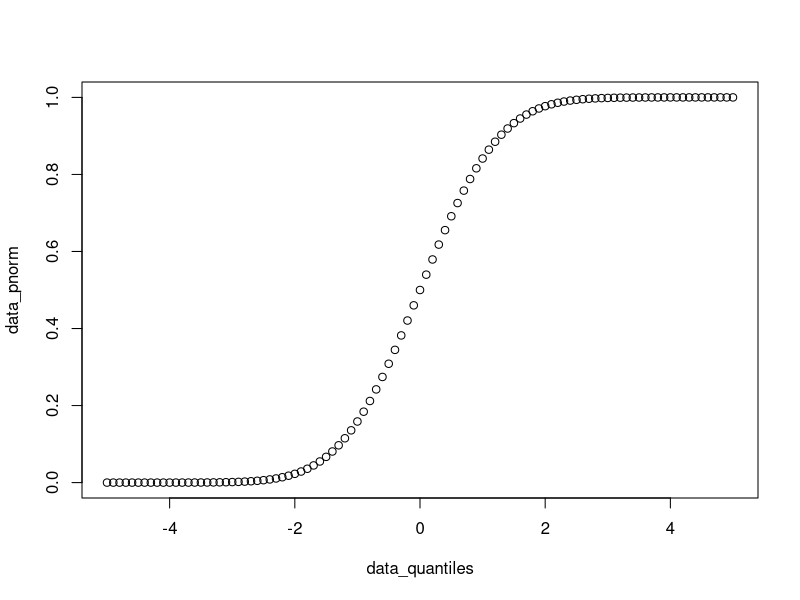
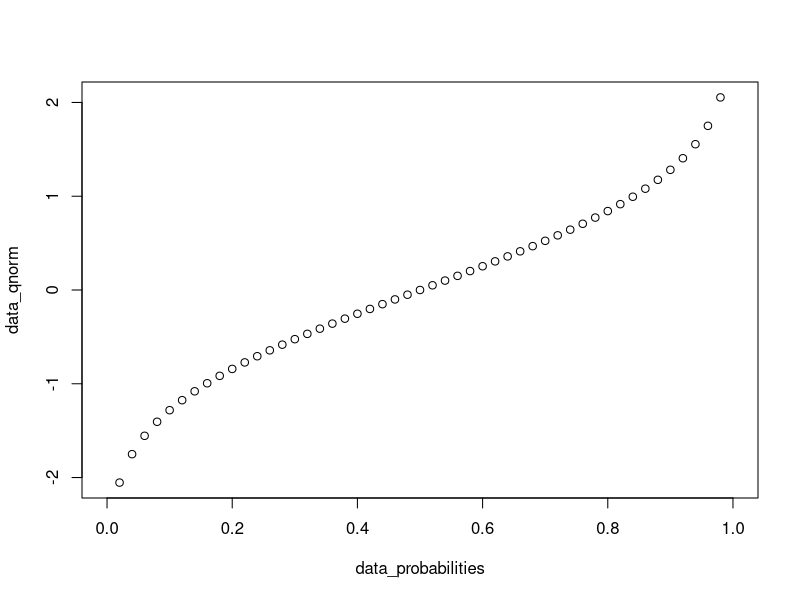
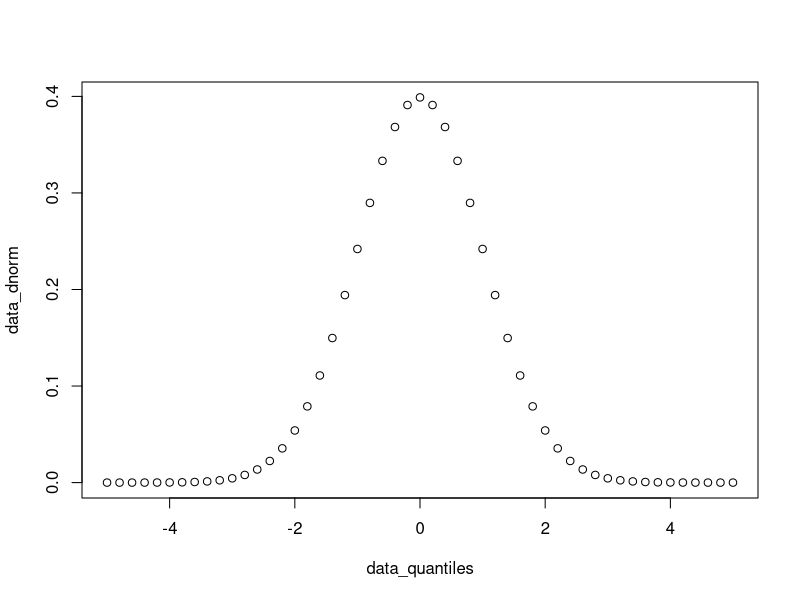
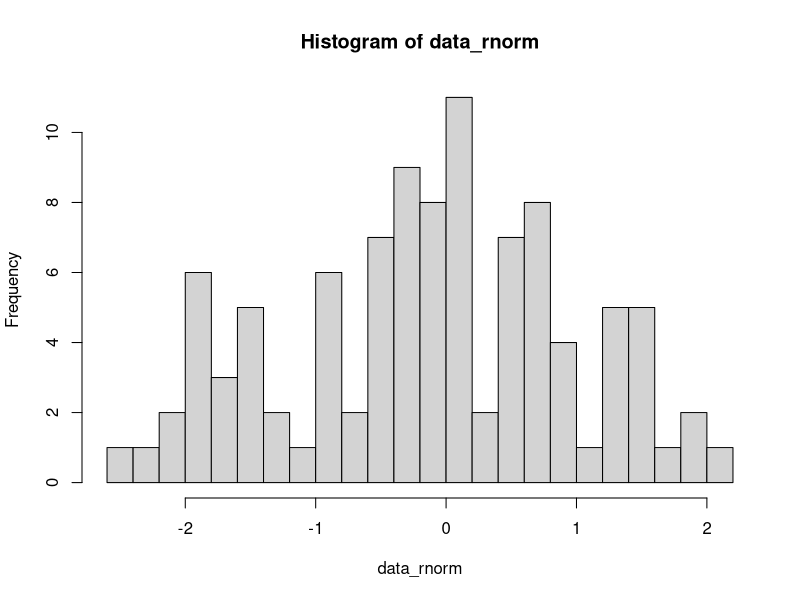
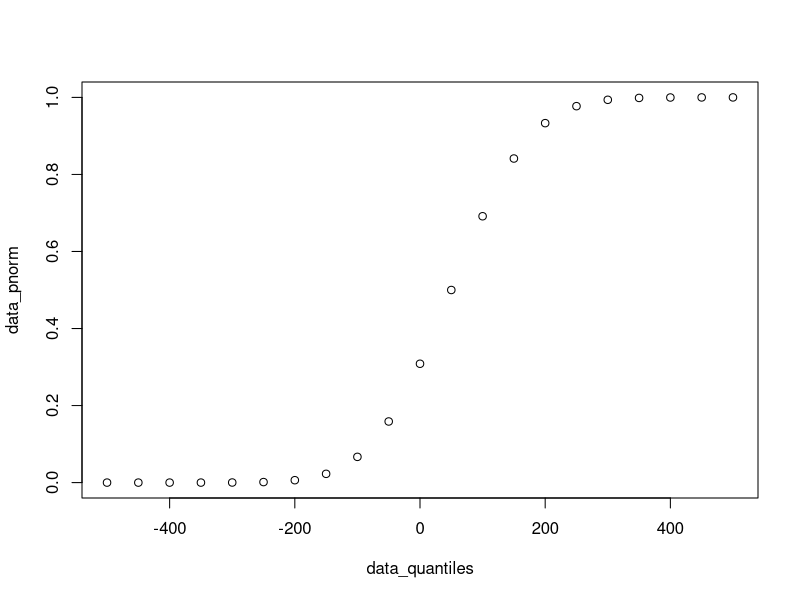
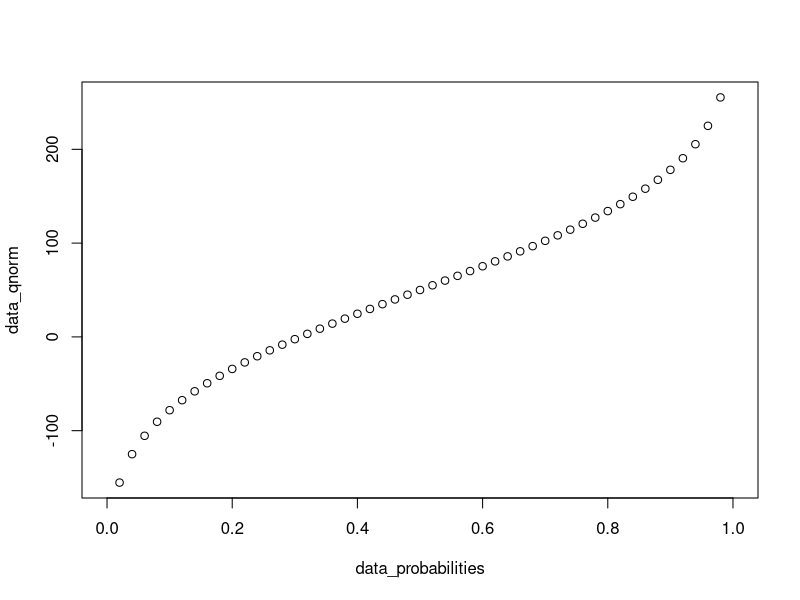
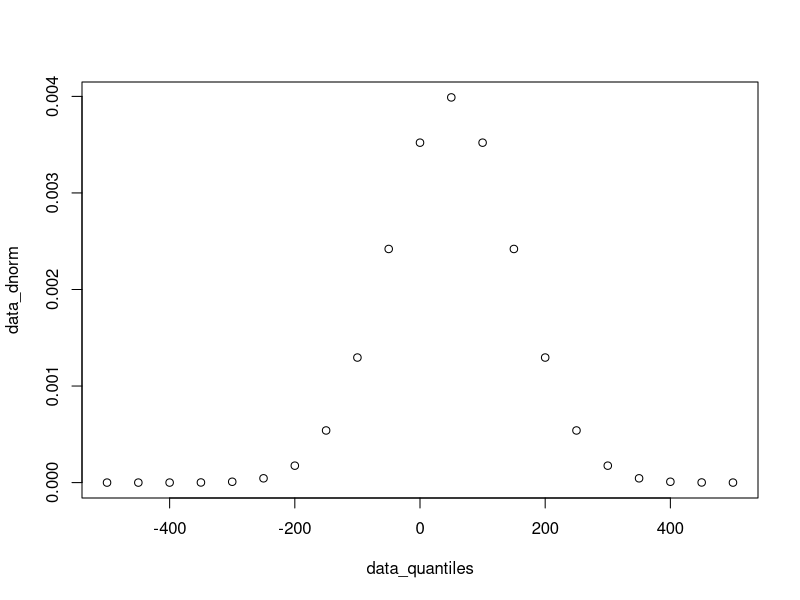
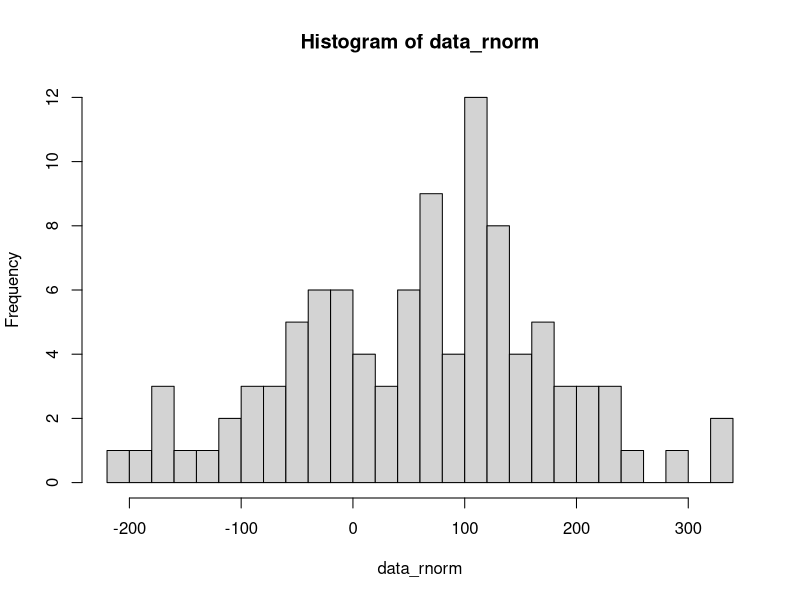

The R source for these figures, in order: (Note: this script raises an error after producing the figures.)
## ---- chunk 1
knitr::opts_chunk$set(echo = TRUE)
## ---- chunk 2
data_quantiles <- seq(-5, 5, 0.1)
head(data_quantiles)
## ---- chunk 3
data_pnorm <- pnorm(q = data_quantiles) 
head(data_pnorm)
## ---- chunk 4
plot(data_quantiles, data_pnorm)
## ---- chunk 5
data_probabilities <- seq(from = 0, to = 1, by = 0.02)
head(data_probabilities)
## ---- chunk 6
data_qnorm <- qnorm(p = data_probabilities) 
head(data_qnorm)
## ---- chunk 7
plot(data_probabilities, data_qnorm)
## ---- chunk 8
data_quantiles <- seq(-5, 5, 0.2)
head(data_quantiles)
## ---- chunk 9
data_dnorm <- dnorm(x = data_quantiles) 
head(data_dnorm)
## ---- chunk 10
plot(data_quantiles, data_dnorm)
## ---- chunk 11
data_rnorm <- rnorm(n = 100)
head(data_rnorm)
## ---- chunk 12
hist(data_rnorm, breaks = 20)
## ---- chunk 13
data_quantiles <- seq(-500, 500, 50)
head(data_quantiles)
## ---- chunk 14
data_pnorm <- pnorm(q = data_quantiles, mean = 50, sd = 100)
head(data_pnorm)
## ---- chunk 15
plot(data_quantiles, data_pnorm)
## ---- chunk 16
data_probabilities <- seq(from = 0, to = 1, by = 0.02)
head(data_probabilities)
## ---- chunk 17
data_qnorm <- qnorm(p = data_probabilities, mean = 50, sd = 100) 
head(data_qnorm)
## ---- chunk 18
plot(data_probabilities, data_qnorm)
## ---- chunk 19
data_quantiles <- seq(-500, 500, 50)
head(data_quantiles)
## ---- chunk 20
data_dnorm <- dnorm(x = data_quantiles, mean = 50, sd = 100) 
head(data_dnorm)
## ---- chunk 21
plot(data_quantiles, data_dnorm)
## ---- chunk 22
data_rnorm <- rnorm(n = 100, mean = 50, sd = 100)
head(data_rnorm)
## ---- chunk 23
hist(data_rnorm, breaks = 20)
## ---- chunk 24
data_quantiles <- seq(0, 50, 1)
head(data_quantiles)
## ---- chunk 25
data_pbinom <- pbinom(q = data_quantiles, size = 50, prob = 0.1)
head(data_pbinom)
## ---- chunk 26
plot(data_quantiles, data_pbinom)
## ---- chunk 27
data_probabilities <- seq(from = 0, to = 1, by = 0.02)
head(data_probabilities)
## ---- chunk 28
data_qbinom <- qbinom(p = data_probabilities, size = 50, prob = 0.1)
head(data_qbinom)
## ---- chunk 29
plot(data_probabilities, data_qbinom)
## ---- chunk 30
data_quantiles <- seq(0, 50, 1)
head(data_quantiles)
## ---- chunk 31
data_dbinom <- dbinom(x = data_quantiles, size = 50, prob = 0.1)
head(data_dbinom)
## ---- chunk 32
plot(data_quantiles, data_dbinom)
## ---- chunk 33
data_rbinom <- rbinom(n = 100, size = 50, prob = 0.1)
head(data_rbinom)
## ---- chunk 34
hist(data_rbinom, breaks = 20)
## ---- chunk 35
data_rnorm <- rnorm(n = 1000, mean = 50, sd = 100)
quantile(data_rnorm, probs = seq(0, 1, 0.1))
## ---- chunk 36
plot(
  seq(0, 1, 0.1),
  quantile(data_rnorm, probs = seq(0, 1, 0.1))
)
## ---- chunk 37
set.seed(1)
x <- rnorm(n = 1000, mean = 0, sd = 1)
y <- rnorm(n = 2000, mean = 1, sd = 1)
## ---- chunk 38
par(mfrow = c(2, 1))
hist(x, breaks = 30)
hist(y, breaks = 30)
par(mfrow = c(1, 1 ))
## ---- chunk 39
t.test(x, y)
## ---- chunk 40
t.test(y, x)
## ---- chunk 41
set.seed(1)
n_sample <- 10
x <- runif(n = n_sample, min = 10, max = 20)
y <- x + 2 + rnorm(n = n_sample, mean = 0, sd = 1)
## ---- chunk 42
mean(y - x)
## ---- chunk 43
t.test(x, y, paired = TRUE)
## ---- chunk 44
set.seed(1)
x <- runif(n = 10, min = 1, max = 11)
y <- runif(n = 5, min = 3, max = 13)
## ---- chunk 45
wilcox.test(x, y)
## ---- chunk 46
wilcox.test(x, y, alternative = "less")
## ---- chunk 47
set.seed(1)
n_sample <- 1000
x1 <- rnorm(n = n_sample, mean = 10, sd = 2)
x2 <- x1 + 5 + rnorm(n = n_sample, mean = 0, sd = 1)
x3 <- x2 + 0 + rnorm(n = n_sample, mean = 0, sd = 0.5)
data_aov <- data.frame(
  value = c(x1, x2, x3),
  group = c(
    rep("x1", length(x1)),
    rep("x2", length(x2)),
    rep("x3", length(x3))
  )
)
head(data_aov)
## ---- chunk 48
aov_result <- aov(value ~ group, data_aov)
aov_result
## ---- chunk 49
summary(aov_result)
## ---- chunk 50
data_fisher <- matrix(
  data = c(12, 4, 3, 23),
  nrow = 2, ncol = 2,
  dimnames = list(
    c("DE", "Not DE"),
    c("In pathway", "Not in pathway")
  )
)
data_fisher
## ---- chunk 51
fisher.test(data_fisher)
## ---- chunk 52
data_p_values <- runif(1E3, min = 0, max = 1)
data_p_adjusted <- p.adjust(data_p_values, method = "BH")
head(sort(data_p_adjusted))
## ---- chunk 53
par(mfrow = c(2, 1))
hist(data_p_values, xlim = c(0, 1), breaks = seq(0, 1, 0.05))
hist(data_p_adjusted, xlim = c(0, 1), breaks = seq(0, 1, 0.05))
par(mfrow = c(1, 1))
## ---- chunk 54
data(iris)
## ---- chunk 55
colnames(iris)
## ---- chunk 56
iris_features <- iris[ , c("Sepal.Length", "Sepal.Width", "Petal.Length", "Petal.Width")]
head(iris_features)
## ---- chunk 57
?prcomp
## ---- chunk 58
pca_iris <- prcomp(iris_features, center = TRUE, scale. = TRUE )
pca_iris
## ---- chunk 59
pca_iris$rotation
## ---- chunk 60
help(plot)
## ---- chunk 61
plot(pca_iris$x[ ,1], pca_iris$x[ ,2],
     col = iris$Species,
     pch = 19,
     xlab = "PC1",
     ylab = "PC2",
     main = "PCA of Iris Dataset"
     )
## ---- chunk 62
plot( )
## ---- chunk 63
explained_variance_ratio <- (pca_iris$sdev^2)/(sum(pca_iris$sdev^2))
explained_variance_ratio
## ---- chunk 64
barplot(explained_variance_ratio, 
        xlab = "PC",
        ylab = "% Variance explained",
        ylim = c(0, 1),
        main = "Percentage of Variance Explained"
        )
## ---- chunk 65
help(barplot)
barplot(explained_variance_ratio, 
        xlab = "PC",
        ylab = "% Variance explained",
        ylim = c(0, 1),
        main = "Percentage of Variance Explained",
        col = "skyblue", 
        border = NA
)
## ---- chunk 66
help(dist)
help(hclust)
## ---- chunk 67
dist_iris <- dist(iris_features, method = "euclidean")
hclust_iris_ward <- hclust(dist_iris, method = "ward.D2")
hclust_iris_ward
## ---- chunk 68
plot(hclust_iris_ward,
     labels = FALSE)
## ---- chunk 69
help(cutree)
## ---- chunk 70
iris_hclust_ward_labels <- cutree(hclust_iris_ward, k = 3, h = NULL)
iris_hclust_ward_labels
## ---- chunk 71
plot(iris_hclust_ward_labels)

## ---- chunk 72
# complete
hclust_iris_complete <- hclust(dist_iris, method = "complete" )
iris_hclust_complete_labels <- cutree(hclust_iris_complete, k = 3, h = NULL )
iris_hclust_complete_labels
## ---- chunk 73
# average
hclust_iris_average <- hclust(dist_iris, method = "average" )
iris_hclust_average_labels <- cutree(hclust_iris_average, k = 3, h = NULL )
iris_hclust_average_labels
## ---- chunk 74
# single
hclust_iris_single <- hclust(dist_iris, method = "single" )
iris_hclust_single_labels <- cutree(hclust_iris_single, k = 3, h = NULL )
iris_hclust_single_labels
## ---- chunk 75
par(mfrow = c(2, 2))
plot(iris_hclust_ward_labels )
plot(iris_hclust_complete_labels )
plot(iris_hclust_average_labels )
plot(iris_hclust_single_labels)
par(mfrow = c(1, 1))
## ---- chunk 76
help(plot)
plot(iris$Sepal.Length, iris$Sepal.Width,
     type = "p",
     xlab = "Sepal Length",
     ylab = "Sepal Width",
     main = "Iris Original Data Set - Length vs Width",
     col =iris_hclust_average_labels,
     pch = 19
     )
## ---- chunk 77
plot(iris$Sepal.Length, iris$Sepal.Width,
     type = "p",
     xlab = "Sepal Length",
     ylab = "Sepal Width",
     main = "Iris Original Data Set - Length vs Width",
     col =iris_hclust_single_labels)
## ---- chunk 78
library(Rtsne)
## ---- chunk 79
help("Rtsne")
## ---- chunk 80
set.seed(42)
iris_tsne <- Rtsne(iris_features, 
                   dims = 2, 
                   perplexity = 30,  
                   check_duplicates = FALSE,
                   pca = TRUE, 
                   verbose = TRUE)
## ---- chunk 81
plot(iris_tsne$Y, 
     col = iris$Species,
     pch = 19,
     xlab = "t-SNE 1",
     ylab = "t-SNE 2",
     main = "t-SNE Projection of Iris Data" )
